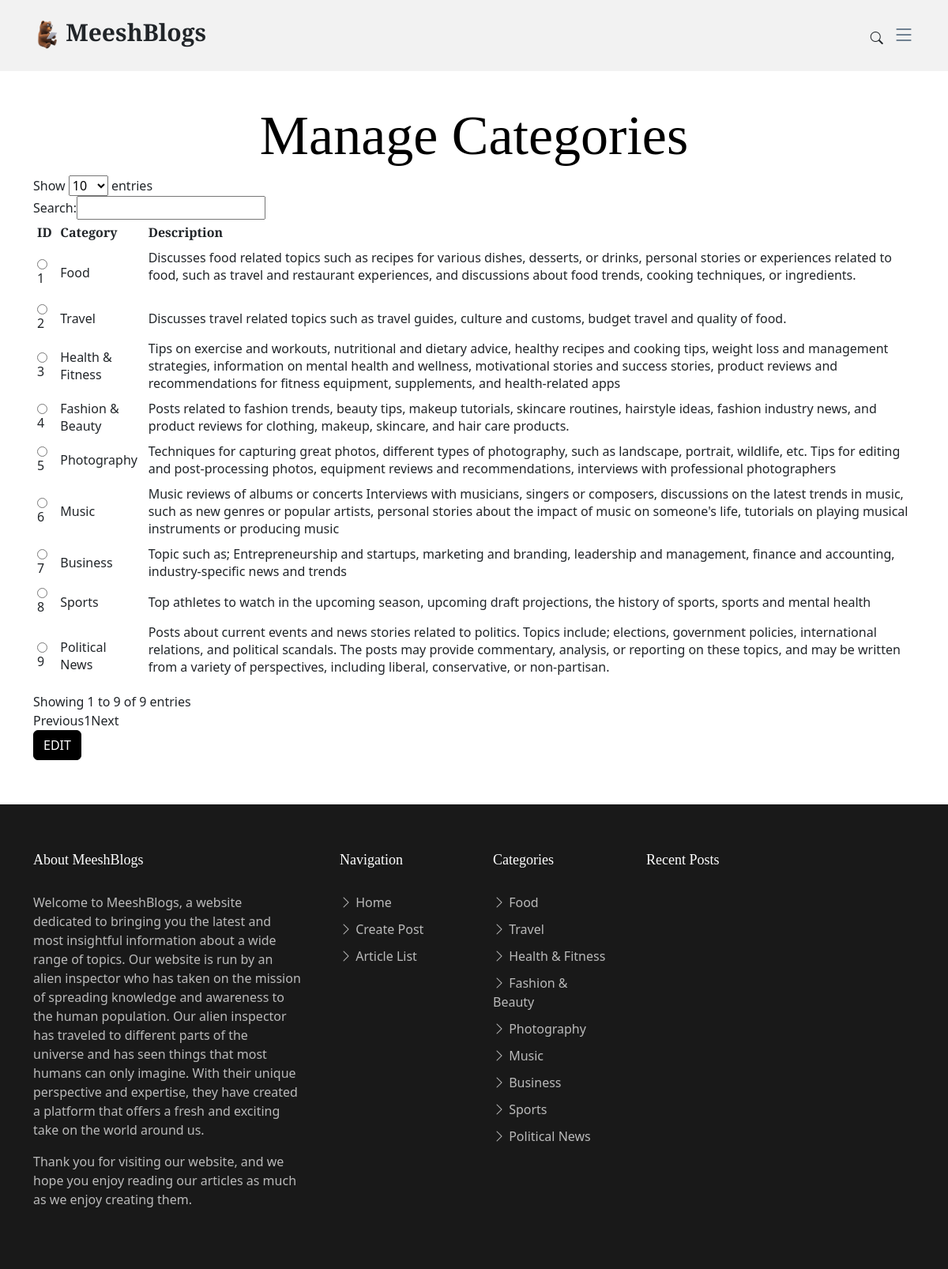
The app's page /manage-categories.php with its own data.
### tables this page shows
CREATE TABLE `category` (
  `category_id` int(11) NOT NULL,
  `category` varchar(50) NOT NULL,
  `description` text NOT NULL
);

### manage-categories.php (the view, shortened to what this page needs)
<?php
require('dbc.php');
$query2 = "SELECT * FROM `category`";
$result2 = mysqli_query($conn, $query2) or die("Bad query");
?>
<html lang="en">
<head>
    <link href="assets/vendor/bootstrap/css/bootstrap.min.css" rel="stylesheet" />
    <link href="assets/vendor/bootstrap-icons/bootstrap-icons.css" rel="stylesheet" />
    <link href="assets/vendor/swiper/swiper-bundle.min.css" rel="stylesheet" />
    <link href="assets/vendor/glightbox/css/glightbox.min.css" rel="stylesheet" />
    <link href="assets/vendor/aos/aos.css" rel="stylesheet" />
    <link href="assets/css/variables.css" rel="stylesheet" />
    <link href="assets/css/main.css" rel="stylesheet" />
</head>
<body>
    <header id="header" class="header d-flex align-items-center fixed-top">
        <div class="container-fluid container-xl d-flex align-items-center justify-content-between">
            <a href="index.php" class="logo d-flex align-items-center">
                <img src="imgs/logo.png" alt="">
                <h1>MeeshBlogs</h1>
            </a>
            <div class="position-relative">
                <a href="#" class="mx-2 js-search-open"><span class="bi-search"></span></a>
                <i class="bi bi-list mobile-nav-toggle"></i>
            </div>
        </div>
    </header>
    <main id="main">
        <section>
            <div class="container">
                <div class="row">
                    <div data-aos="fade-up">
                        <div class="text-center">
                            <h1 class="page-title">Manage Categories</h1>
                        </div>
                        <form method="GET" action="edit-category.php">
                            <table id="categories" width="100%" cellpadding="5px">
                                <thead>
                                    <tr>
                                        <th> ID </th>
                                        <th> Category </th>
                                        <th> Description </th>
                                    </tr>
                                </thead>
                                <tbody>
                                    <?php
                                    while ($row2 = mysqli_fetch_array($result2)) {
                                        $category_id = $row2['category_id'];
                                        $categoryidbutton = "<input type = 'radio' name = 'categoryid' id = 'categoryid' value = '$category_id'>";
                                    ?>
                                        <tr>
                                            <td> <?php echo $categoryidbutton . $category_id; ?> </td>
                                            <td> <?php echo $row2['category']; ?> </td>
                                            <td> <?php echo $row2['description']; ?> </td>
                                        </tr>
                                    <?php
                                    }
                                    ?>
                            </table>
                            <div class=" col-12">
                                <input class="btn btn-primary" type="submit" name="editButton" value="EDIT" />
                            </div>
                        </form>
                    </div>
                </div>
            </div>
        </section>
    </main>
    <footer id="footer" class="footer">
        <div class="footer-content">
            <div class="container">
                <div class="row g-5">
                    <div class="col-lg-4">
                        <h3 class="footer-heading">About MeeshBlogs</h3>
                        <p>
                            Welcome to MeeshBlogs, a website dedicated to bringing you the latest and most insightful information about a wide range of topics. Our website is run by an alien inspector who has taken on the mission of spreading knowledge and awareness to the human population.
                            Our alien inspector has traveled to different parts of the universe and has seen things that most humans can only imagine. With their unique perspective and expertise, they have created a platform that offers a fresh and exciting take on the world around us.
                        </p>
                        <p>
                            Thank you for visiting our website, and we hope you enjoy reading our articles as much as we enjoy creating them.
                        </p>
                    </div>
                    <div class="col-6 col-lg-2">
                        <h3 class="footer-heading">Navigation</h3>
                        <ul class="footer-links list-unstyled">
                            <li>
                                <a href="index.php"><i class="bi bi-chevron-right"></i> Home</a>
                            </li>
                            <li>
                                <a href="create-post.php"><i class="bi bi-chevron-right"></i> Create Post</a>
                            </li>
                            <li>
                                <a href="fullarticlelist.php"><i class="bi bi-chevron-right"></i> Article List</a>
                            </li>
                        </ul>
                    </div>
                    <div class="col-6 col-lg-2">
                        <h3 class="footer-heading">Categories</h3>
                        <ul class="footer-links list-unstyled">
                            <li>
                                <a href="articlelist.php?categoryid=1"><i class="bi bi-chevron-right"></i> Food</a>
                            </li>
                            <li>
                                <a href="articlelist.php?categoryid=2"><i class="bi bi-chevron-right"></i> Travel</a>
                            </li>
                            <li>
                                <a href="articlelist.php?categoryid=3"><i class="bi bi-chevron-right"></i> Health & Fitness</a>
                            </li>
                            <li>
                                <a href="articlelist.php?categoryid=4"><i class="bi bi-chevron-right"></i> Fashion & Beauty</a>
                            </li>
                            <li>
                                <a href="articlelist.php?categoryid=5"><i class="bi bi-chevron-right"></i> Photography</a>
                            </li>
                            <li>
                                <a href="articlelist.php?categoryid=6"><i class="bi bi-chevron-right"></i> Music</a>
                            </li>
                            <li>
                                <a href="articlelist.php?categoryid=7"><i class="bi bi-chevron-right"></i> Business</a>
                            </li>
                            <li>
                                <a href="articlelist.php?categoryid=8"><i class="bi bi-chevron-right"></i> Sports</a>
                            </li>
                            <li>
                                <a href="articlelist.php?categoryid=9"><i class="bi bi-chevron-right"></i> Political News</a>
                            </li>
                        </ul>
                    </div>
                    <div class="col-lg-4">
                        <h3 class="footer-heading">Recent Posts</h3>
                    </div>
                </div>
            </div>
        </div>
</body>
</html>

### assets/css/variables.css (style rules this page uses)
:root { --font-default: 'EB Garamond', system-ui, -apple-system, "Segoe UI", Roboto, "Helvetica Neue", Arial, "Noto Sans", "Liberation Sans", sans-serif, "Apple Color Emoji", "Segoe UI Emoji", "Segoe UI Symbol", "Noto Color Emoji"; --font-primary: 'EB Garamond', serif; --font-secondary: 'Inter', sans-serif; --color-default: #212529; --color-default-rgb: 33, 37, 41; --color-links: #212529; --color-links-hover: #15171a; --color-primary: #212529; --color-primary-light: #26282c; --color-primary-dark: #0b0c0e; --color-primary-rgb: 33, 37, 41; --color-primary-light-rgb: 38, 40, 44; --color-primary-dark-rgb: 11, 12, 14; --color-secondary: #596d80; --color-secondary-light: #8498aa; --color-secondary-dark: #404f5c; --color-secondary-rgb: 89, 109, 128; --color-secondary-light-rgb: 132, 152, 170; --color-secondary-dark-rgb: 64, 79, 92; --color-blue: #0d6efd; --color-blue-rgb: 13, 110, 253; --color-indigo: #6610f2; --color-indigo-rgb: 102, 16, 242; --color-purple: #6f42c1; --color-purple-rgb: 111, 66, 193; --color-pink: #f3268c; --color-pink-rgb: 243, 38, 140; --color-red: #df1529; --color-red-rgb: 223, 21, 4; --color-orange: #fd7e14; --color-orange-rgb: 253, 126, 20; --color-yellow: #ffc107; --color-yellow-rgb: 255, 193, 7; --color-green: #059652; --color-green-rgb: 5, 150, 82; --color-teal: #20c997; --color-teal-rgb: 32, 201, 151; --color-cyan: #0dcaf0; --color-cyan-rgb: 13, 202, 240; --color-white: #ffffff; --color-white-rgb: 255, 255, 255; --color-gray: #6c757d; --color-gray-rgb: 108, 117, 125; --color-black: #000000; --color-black-rgb: 0, 0, 0; }
:root { --bs-blue: var(--color-blue); --bs-indigo: var(--color-indigo); --bs-purple: var(--color-purple); --bs-pink: var(--color-pink); --bs-red: var(--color-red); --bs-orange: var(--color-orange); --bs-yellow: var(--color-yellow); --bs-green: var(--color-green); --bs-teal: var(--color-teal); --bs-cyan: var(--color-cyan); --bs-white: var(--color-white); --bs-gray: var(--color-gray); --bs-gray-dark: #343a40; --bs-gray-100: #f8f9fa; --bs-gray-200: #e9ecef; --bs-gray-300: #dee2e6; --bs-gray-400: #ced4da; --bs-gray-500: #adb5bd; --bs-gray-600: #6c757d; --bs-gray-700: #495057; --bs-gray-800: #343a40; --bs-gray-900: #212529; --bs-primary: var(--color-blue); --bs-secondary: var(--color-blue); --bs-success: #198754; --bs-info: #0dcaf0; --bs-warning: #ffc107; --bs-danger: #dc3545; --bs-light: #f8f9fa; --bs-dark: #212529; --bs-primary-rgb: var(--color-primary-rgb); --bs-secondary-rgb: var(--color-secondary-rgb); --bs-success-rgb: 25, 135, 84; --bs-info-rgb: 13, 202, 240; --bs-warning-rgb: 255, 193, 7; --bs-danger-rgb: 220, 53, 69; --bs-light-rgb: 248, 249, 250; --bs-dark-rgb: 33, 37, 41; --bs-white-rgb: var(--color-white-rgb); --bs-black-rgb: var(--color-black-rgb); --bs-body-color-rgb: var(--color-default-rgb); --bs-body-bg-rgb: 255, 255, 255; --bs-font-sans-serif: var(--font-default); --bs-font-monospace: SFMono-Regular, Menlo, Monaco, Consolas, "Liberation Mono", "Courier New", monospace; --bs-gradient: linear-gradient(180deg, rgba(255, 255, 255, 0.15), rgba(255, 255, 255, 0)); --bs-body-font-family: var(--font-default); --bs-body-font-size: 1rem; --bs-body-font-weight: 400; --bs-body-line-height: 1.5; --bs-body-color: var(--color-default); --bs-body-bg: #fff; }

### records on screen
category: category_id "1", category "Food", description "Discusses food related topics such as recipes for various dishes, desserts, or drinks, personal stories or experiences related to food, such as travel and restaurant experiences, and discussions about food trends, cooking techniques, or ingredients."
category: category_id "2", category "Travel", description "Discusses travel related topics such as travel guides, culture and customs, budget travel and quality of food."
category: category_id "3", category "Health & Fitness", description "Tips on exercise and workouts, nutritional and dietary advice, healthy recipes and cooking tips, weight loss and management strategies, information on mental health and wellness, motivational stories and success stories, product reviews and recommendations for fitness equipment, supplements, and health-related apps"
category: category_id "4", category "Fashion & Beauty", description "Posts related to fashion trends, beauty tips, makeup tutorials, skincare routines, hairstyle ideas, fashion industry news, and product reviews for clothing, makeup, skincare, and hair care products."
category: category_id "5", category "Photography", description "Techniques for capturing great photos, different types of photography, such as landscape, portrait, wildlife, etc. Tips for editing and post-processing photos, equipment reviews and recommendations, interviews with professional photographers"
category: category_id "6", category "Music", description "Music reviews of albums or concerts Interviews with musicians, singers or composers, discussions on the latest trends in music, such as new genres or popular artists, personal stories about the impact of music on someone's life, tutorials on playing musical instruments or producing music"
category: category_id "7", category "Business", description "Topic such as; Entrepreneurship and startups, marketing and branding, leadership and management, finance and accounting, industry-specific news and trends"
category: category_id "8", category "Sports", description "Top athletes to watch in the upcoming season, upcoming draft projections, the history of sports, sports and mental health"
category: category_id "9", category "Political News", description "Posts about current events and news stories related to politics. Topics include; elections, government policies, international relations, and political scandals. The posts may provide commentary, analysis, or reporting on these topics, and may be written from a variety of perspectives, including liberal, conservative, or non-partisan."
